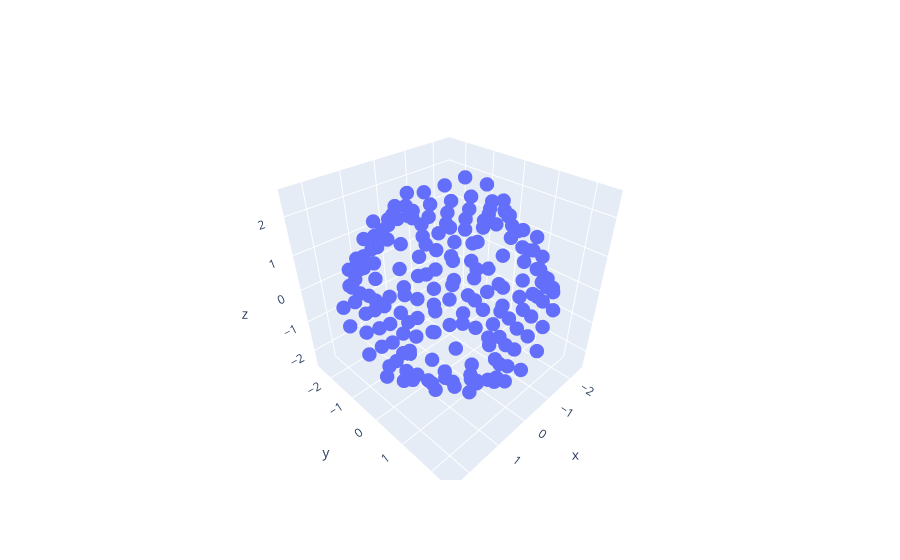

This figure's notebook cell:
### Markdown cell above
Quench し、表示する。

### Code cell
from graphenestudio.quench import quench_particles
import plotly.graph_objects as go

r_quenched = quench_particles(r, cell, pot, dpot)
x_quenched = r_quenched @ cell


# mode='makers'を指定しないと点の間に線が引かれる
fig = go.Figure(
    data=[
        # go.Scatter3d(
        #     x=x[:, 0],
        #     y=x[:, 1],
        #     z=x[:, 2],
        #     mode="markers",
        #     marker=dict(
        #         size=6,
        #         # color=point_sum,
        #         colorscale="Viridis",
        #         # symbol=result_symbol
        #     ),
        # ),
        go.Scatter3d(
            x=x_quenched[:, 0],
            y=x_quenched[:, 1],
            z=x_quenched[:, 2],
            mode="markers",
            marker=dict(
                size=5,
                # color=point_sum,
                colorscale="Viridis",
                # symbol=result_symbol
            ),
        ),
    ]
)
fig.show()

### Figure 1 — Plotly figure (JSON) as saved in the notebook; plotly's stock layout.template omitted (floating-point values rounded to 4 significant figures; data arrays with more than 128 entries replaced by an {"elided": "..."} marker saying what was removed)
{"data": [{"marker": {"colorscale": [[0, "#440154"], [0.1111, "#482878"], [0.2222, "#3e4989"], [0.3333, "#31688e"], [0.4444, "#26828e"], [0.5556, "#1f9e89"], [0.6667, "#35b779"], [0.7778, "#6ece58"], [0.8889, "#b5de2b"], [1, "#fde725"]], "size": 5}, "mode": "markers", "type": "scatter3d", "x": {"elided": "192 float values"}, "y": {"elided": "192 float values"}, "z": {"elided": "192 float values"}}], "layout": {}}
